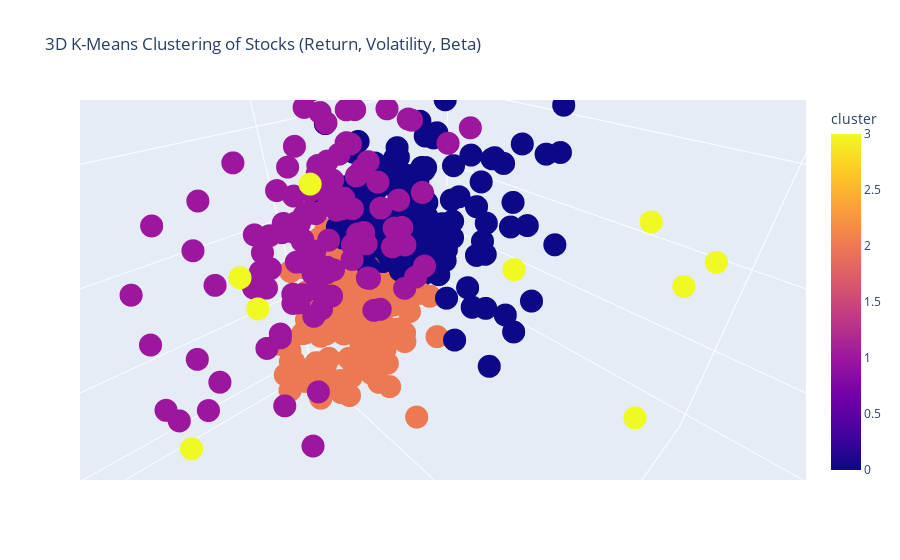

The notebook cell this image was saved under:
### Code cell
data = np.asarray([dataset['return'], dataset['volatility'], dataset['beta']]).T
scaled_data = scaler.fit_transform(data)
centroids, _ = kmeans(scaled_data, 4)

cluster_indices, _ = vq(scaled_data, centroids)

cluster_info = [(ticker, cluster) for ticker, cluster in zip(dataset.index, cluster_indices)]
cluster_df = pd.DataFrame(cluster_info, columns=['ticker', 'cluster'])

stock_df = dataset.reset_index()  
stock_df['cluster'] = cluster_df['cluster']

stock_df = stock_df[['ticker', 'return', 'volatility','beta', 'cluster']]
stock_df.columns = ['ticker', 'Return', 'Volatility','beta', 'cluster']

print(stock_df.head())
fig = px.scatter_3d(
    stock_df,
    x='Return',
    y='Volatility',
    z='beta',
    color='cluster',
    hover_name='ticker',
    title='3D K-Means Clustering of Stocks (Return, Volatility, Beta)'
)
fig.show()

### Figure 1 — Plotly figure (JSON) as saved in the notebook; plotly's stock layout.template omitted (floating-point values rounded to 4 significant figures; data arrays with more than 128 entries replaced by an {"elided": "..."} marker saying what was removed)
{"data": [{"hovertemplate": "<b>%{hovertext}</b><br><br>Return=%{x}<br>Volatility=%{y}<br>beta=%{z}<br>cluster=%{marker.color}<extra></extra>", "hovertext": {"elided": "495 str values"}, "legendgroup": "", "marker": {"color": {"elided": "495 int values"}, "coloraxis": "coloraxis", "symbol": "circle"}, "mode": "markers", "name": "", "scene": "scene", "showlegend": false, "type": "scatter3d", "x": {"elided": "495 float values"}, "y": {"elided": "495 float values"}, "z": {"elided": "495 float values"}}], "layout": {"autosize": true, "coloraxis": {"colorbar": {"title": {"text": "cluster"}}, "colorscale": [[0, "#0d0887"], [0.1111, "#46039f"], [0.2222, "#7201a8"], [0.3333, "#9c179e"], [0.4444, "#bd3786"], [0.5556, "#d8576b"], [0.6667, "#ed7953"], [0.7778, "#fb9f3a"], [0.8889, "#fdca26"], [1, "#f0f921"]]}, "legend": {"tracegroupgap": 0}, "scene": {"aspectmode": "auto", "aspectratio": {"x": 1, "y": 1, "z": 1}, "camera": {"center": {"x": 0, "y": 0, "z": 0}, "eye": {"x": 0.07086, "y": 0.07086, "z": 0.07086}, "projection": {"type": "perspective"}, "up": {"x": 0.01374, "y": -0.01355, "z": 0.9998}}, "domain": {"x": [0, 1], "y": [0, 1]}, "xaxis": {"title": {"text": "Return"}, "type": "linear"}, "yaxis": {"title": {"text": "Volatility"}, "type": "linear"}, "zaxis": {"title": {"text": "beta"}, "type": "linear"}}, "title": {"text": "3D K-Means Clustering of Stocks (Return, Volatility, Beta)"}}}
